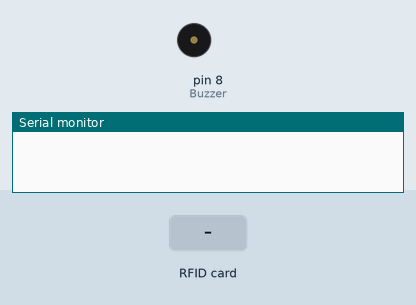
This sketch was run on a simulated Arduino Uno, built with avr-gcc and run on an emulated ATmega328P. Shown: buzzer (waves = sounding, pin HIGH), the last lines printed to the serial monitor. Inputs (shaded band) come from the test bench. Pins used as bus, display or sensor lines are not drawn.

Above: at 1.2 s.
1.3 s: RFID card C7 9D 88 4A held to the reader
At 1.7 s:
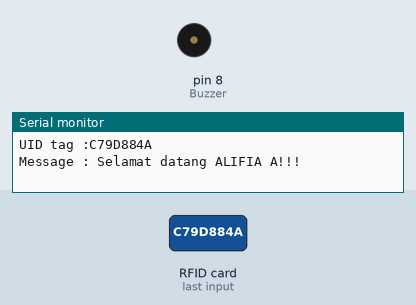
4.3 s: RFID card EA 06 D5 80 held to the reader
At 5.4 s:
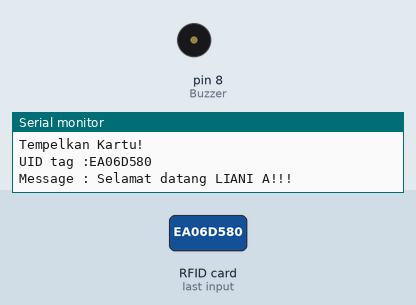
5.8 s: RFID card 5E 7A 19 C4 held to the reader
Timing chart, 0 to 8.8 s (numbered marks = the images above; inputs shaded):
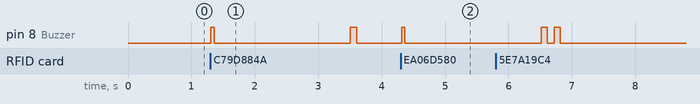

The sketch:

8.RFID.ino
```cpp
#include <SPI.h>
#include <MFRC522.h>

int Buzzer=8;

//Inisialisasi pembuatan variable
#define SS_PIN 10
#define RST_PIN 9
MFRC522 mfrc522(SS_PIN, RST_PIN);

void setup() {
 //Menentukan Fungsionalitas dari PIN pada Microcontroller
 pinMode(Buzzer, OUTPUT);
 Serial.begin(115200); //baudrate yang digunakan untuk komunikasi microcontroller dengan komputer
 SPI.begin(); // Initiate SPI bus
 mfrc522.PCD_Init(); // Initiate MFRC522
}

void loop() {
 //Program yang akan dijalankan berulang-ulang
 if ( ! mfrc522.PICC_IsNewCardPresent()) {return;}
 // Select one of the cards
 if ( ! mfrc522.PICC_ReadCardSerial()) {return;}

 //Show UID on serial monitor
 Serial.print("UID tag :");
 String content= "";
 byte letter;
 for (byte i = 0; i < mfrc522.uid.size; i++)
 {
 Serial.print(mfrc522.uid.uidByte[i] < 0x10 ? "0" : "");
 Serial.print(mfrc522.uid.uidByte[i], HEX);
 content.concat(String(mfrc522.uid.uidByte[i] < 0x10 ? "0" : ""));
 content.concat(String(mfrc522.uid.uidByte[i], HEX));
 }
 Serial.println();
 Serial.print("Message : ");
 content.toUpperCase();
 if (content== "C79D884A") //Sesuaikan dengan ID kartu anda
 {
   digitalWrite(Buzzer, HIGH);
 delay(50);
 digitalWrite(Buzzer,LOW);
 delay(50);
 Serial.println("Selamat datang ALIFIA A!!!");
 delay(2000);
 }
 else if (content== "EA06D580") //Sesuaikan dengan ID kartu anda
 {
 digitalWrite(Buzzer, HIGH);
 delay(50);
 digitalWrite(Buzzer,LOW);
 delay(50);
 Serial.println("Selamat datang LIANI A!!!");
 delay(2000);

 }else{
 Serial.println("Kartu Belum Terdaftar!");
 }
 Serial.println("Tempelkan Kartu!");
 delay(100);
 digitalWrite(Buzzer,HIGH);
 delay(100);
 digitalWrite(Buzzer,LOW);
  }
```

Measured:
- after the input at 1.3 s, pin 8 (Buzzer): alternates HIGH for 0.08 s and LOW for 2.2 s, starting at once
- after the input at 4.3 s, pin 8 (Buzzer): LOW → HIGH at once, → LOW 0.05 s later
